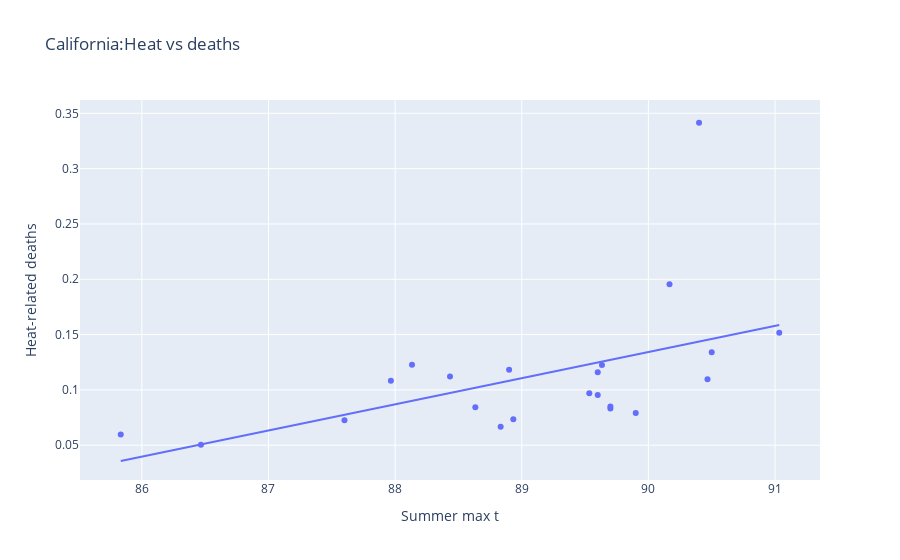

Source (notebook cell):
### Markdown cell above
##### State-level graphs

We begin by creating scatter plots with trend lines for individual states. These visualizations help us form an initial intuition.

In California, the points show a slight upward pattern. Years with higher summer temperatures tend to have slightly higher heat-related death rates. This early pattern suggests a positive relationship.

### Code cell
#Graph California
import plotly.express as px
state = "California"
sub = merged[merged["State"]==state]
fig = px.scatter(
    sub,
    x="summer_max",
    y="deaths_per_100k",
    hover_name="Year",
    title=f"{state}:Heat vs deaths",
    labels={
        "summer_max":"Summer max t",
        "deaths_per_100k":"Heat-related deaths"
    },
    trendline="ols"
)
fig.show()

### Figure 1 — Plotly figure (JSON) as saved in the notebook; plotly's stock layout.template omitted (floating-point values rounded to 4 significant figures)
{"data": [{"hovertemplate": "<b>%{hovertext}</b><br><br>Summer max t=%{x}<br>Heat-related deaths=%{y}<extra></extra>", "hovertext": [1999.0, 2000.0, 2001.0, 2002.0, 2003.0, 2004.0, 2005.0, 2006.0, 2007.0, 2008.0, 2009.0, 2010.0, 2011.0, 2012.0, 2013.0, 2014.0, 2015.0, 2016.0, 2017.0, 2018.0, 2019.0, 2020.0, NaN], "legendgroup": "", "marker": {"color": "#636efa", "symbol": "circle"}, "mode": "markers", "name": "", "orientation": "v", "showlegend": false, "type": "scatter", "x": [85.83, 88.43, 88.83, 89.7, 89.7, 88.63, 88.13, 90.4, 89.6, 89.9, 87.97, 87.6, 86.47, 88.9, 89.63, 89.6, 89.53, 90.47, 91.03, 90.5, 88.93, 90.17, NaN], "xaxis": "x", "y": [0.0597, 0.1122, 0.06671, 0.08316, 0.0851, 0.08433, 0.1228, 0.3415, 0.1159, 0.07923, 0.1082, 0.07248, 0.05041, 0.1183, 0.1226, 0.09535, 0.09708, 0.1096, 0.1518, 0.134, 0.0734, 0.1956, 0.1132], "yaxis": "y"}, {"hovertemplate": "<b>OLS trendline</b><br>deaths_per_100k = 0.0236317 * summer_max + -1.99264<br>R<sup>2</sup>=0.256431<br><br>Summer max t=%{x}<br>Heat-related deaths=%{y} <b>(trend)</b><extra></extra>", "legendgroup": "", "marker": {"color": "#636efa", "symbol": "circle"}, "mode": "lines", "name": "", "showlegend": false, "type": "scatter", "x": [85.83, 86.47, 87.6, 87.97, 88.13, 88.43, 88.63, 88.83, 88.9, 88.93, 89.53, 89.6, 89.6, 89.63, 89.7, 89.7, 89.9, 90.17, 90.4, 90.47, 90.5, 91.03], "xaxis": "x", "y": [0.03575, 0.05071, 0.0775, 0.08616, 0.0901, 0.09719, 0.1019, 0.1066, 0.1082, 0.109, 0.1232, 0.1248, 0.1248, 0.1255, 0.1271, 0.1271, 0.1319, 0.1382, 0.1437, 0.1452, 0.146, 0.1586], "yaxis": "y"}], "layout": {"legend": {"tracegroupgap": 0}, "title": {"text": "California:Heat vs deaths"}, "xaxis": {"anchor": "y", "domain": [0, 1], "title": {"text": "Summer max t"}}, "yaxis": {"anchor": "x", "domain": [0, 1], "title": {"text": "Heat-related deaths"}}}}
